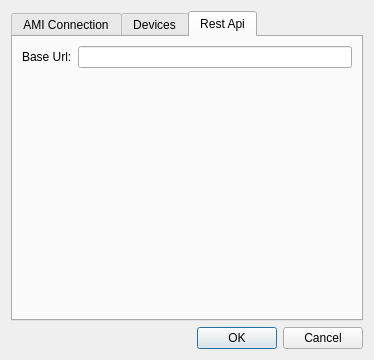
<?xml version="1.0" encoding="UTF-8"?>
<ui version="4.0">
 <class>QtAsteriskDesktopPrefs</class>
 <widget class="QDialog" name="QtAsteriskDesktopPrefs">
  <property name="geometry">
   <rect>
    <x>0</x>
    <y>0</y>
    <width>374</width>
    <height>360</height>
   </rect>
  </property>
  <property name="windowTitle">
   <string>Preferences</string>
  </property>
  <layout class="QGridLayout" name="gridLayout">
   <item row="1" column="0">
    <widget class="QDialogButtonBox" name="_buttonBox">
     <property name="orientation">
      <enum>Qt::Horizontal</enum>
     </property>
     <property name="standardButtons">
      <set>QDialogButtonBox::Cancel|QDialogButtonBox::Ok</set>
     </property>
    </widget>
   </item>
   <item row="0" column="0">
    <widget class="QTabWidget" name="_tabPrefs">
     <property name="currentIndex">
      <number>2</number>
     </property>
     <widget class="QWidget" name="_tabAmi">
      <attribute name="title">
       <string>AMI Connection</string>
      </attribute>
      <layout class="QGridLayout" name="gridLayout_2">
       <item row="0" column="0">
        <widget class="QLabel" name="_amiHostLit">
         <property name="text">
          <string>Host:</string>
         </property>
        </widget>
       </item>
       <item row="5" column="0" colspan="2">
        <spacer name="verticalSpacer">
         <property name="orientation">
          <enum>Qt::Vertical</enum>
         </property>
         <property name="sizeHint" stdset="0">
          <size>
           <width>20</width>
           <height>40</height>
          </size>
         </property>
        </spacer>
       </item>
       <item row="0" column="1">
        <widget class="QLineEdit" name="_amiHost"/>
       </item>
       <item row="2" column="0">
        <widget class="QLabel" name="_amiUserNameLit">
         <property name="text">
          <string>User name:</string>
         </property>
        </widget>
       </item>
       <item row="3" column="0">
        <widget class="QLabel" name="_amiPasswordLit">
         <property name="text">
          <string>Password:</string>
         </property>
        </widget>
       </item>
       <item row="1" column="0">
        <widget class="QLabel" name="_amiPortLit">
         <property name="text">
          <string>Port:</string>
         </property>
        </widget>
       </item>
       <item row="4" column="0">
        <widget class="QLabel" name="_amiConnectIntervalLit">
         <property name="text">
          <string>Reconnect
interval:</string>
         </property>
        </widget>
       </item>
       <item row="1" column="1">
        <widget class="QLineEdit" name="_amiPort"/>
       </item>
       <item row="2" column="1">
        <widget class="QLineEdit" name="_amiUserName"/>
       </item>
       <item row="3" column="1">
        <widget class="QLineEdit" name="_amiPassword"/>
       </item>
       <item row="4" column="1">
        <widget class="QLineEdit" name="_amiConnectInterval"/>
       </item>
      </layout>
     </widget>
     <widget class="QWidget" name="_tabDevices">
      <attribute name="title">
       <string>Devices</string>
      </attribute>
      <layout class="QGridLayout" name="gridLayout_3">
       <item row="0" column="1">
        <widget class="QLineEdit" name="_device"/>
       </item>
       <item row="0" column="0">
        <widget class="QLabel" name="_deviceLit">
         <property name="text">
          <string>Device:</string>
         </property>
        </widget>
       </item>
       <item row="1" column="0" colspan="2">
        <spacer name="verticalSpacer_2">
         <property name="orientation">
          <enum>Qt::Vertical</enum>
         </property>
         <property name="sizeHint" stdset="0">
          <size>
           <width>20</width>
           <height>40</height>
          </size>
         </property>
        </spacer>
       </item>
      </layout>
     </widget>
     <widget class="QWidget" name="_tabRestApi">
      <attribute name="title">
       <string>Rest Api</string>
      </attribute>
      <layout class="QFormLayout" name="formLayout">
       <item row="0" column="0">
        <widget class="QLabel" name="_restApiBaseUrlLit">
         <property name="text">
          <string>Base Url:</string>
         </property>
        </widget>
       </item>
       <item row="0" column="1">
        <widget class="QLineEdit" name="_restApiBaseUrl"/>
       </item>
      </layout>
     </widget>
    </widget>
   </item>
  </layout>
 </widget>
 <tabstops>
  <tabstop>_tabPrefs</tabstop>
  <tabstop>_amiHost</tabstop>
  <tabstop>_amiPort</tabstop>
  <tabstop>_amiUserName</tabstop>
  <tabstop>_amiPassword</tabstop>
  <tabstop>_amiConnectInterval</tabstop>
  <tabstop>_buttonBox</tabstop>
 </tabstops>
 <resources/>
 <connections>
  <connection>
   <sender>_buttonBox</sender>
   <signal>accepted()</signal>
   <receiver>QtAsteriskDesktopPrefs</receiver>
   <slot>accept()</slot>
   <hints>
    <hint type="sourcelabel">
     <x>248</x>
     <y>254</y>
    </hint>
    <hint type="destinationlabel">
     <x>157</x>
     <y>274</y>
    </hint>
   </hints>
  </connection>
  <connection>
   <sender>_buttonBox</sender>
   <signal>rejected()</signal>
   <receiver>QtAsteriskDesktopPrefs</receiver>
   <slot>reject()</slot>
   <hints>
    <hint type="sourcelabel">
     <x>316</x>
     <y>260</y>
    </hint>
    <hint type="destinationlabel">
     <x>286</x>
     <y>274</y>
    </hint>
   </hints>
  </connection>
 </connections>
</ui>
